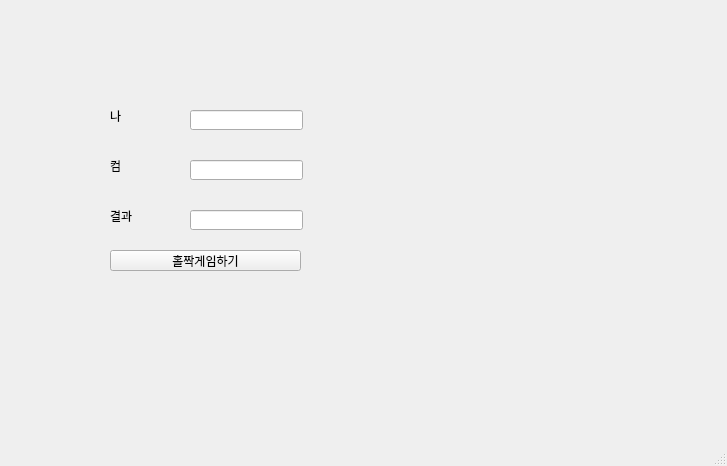
<?xml version="1.0" encoding="UTF-8"?>
<ui version="4.0">
 <class>MainWindow</class>
 <widget class="QMainWindow" name="MainWindow">
  <property name="geometry">
   <rect>
    <x>0</x>
    <y>0</y>
    <width>727</width>
    <height>466</height>
   </rect>
  </property>
  <property name="windowTitle">
   <string>MainWindow</string>
  </property>
  <widget class="QWidget" name="centralwidget">
   <widget class="QLabel" name="lblMine">
    <property name="geometry">
     <rect>
      <x>110</x>
      <y>110</y>
      <width>56</width>
      <height>12</height>
     </rect>
    </property>
    <property name="text">
     <string>나</string>
    </property>
   </widget>
   <widget class="QLabel" name="lblCom">
    <property name="geometry">
     <rect>
      <x>110</x>
      <y>160</y>
      <width>56</width>
      <height>12</height>
     </rect>
    </property>
    <property name="text">
     <string>컴</string>
    </property>
   </widget>
   <widget class="QLabel" name="lblResult">
    <property name="geometry">
     <rect>
      <x>110</x>
      <y>210</y>
      <width>56</width>
      <height>12</height>
     </rect>
    </property>
    <property name="text">
     <string>결과</string>
    </property>
   </widget>
   <widget class="QLineEdit" name="leMine">
    <property name="geometry">
     <rect>
      <x>190</x>
      <y>110</y>
      <width>113</width>
      <height>20</height>
     </rect>
    </property>
   </widget>
   <widget class="QLineEdit" name="leCom">
    <property name="geometry">
     <rect>
      <x>190</x>
      <y>160</y>
      <width>113</width>
      <height>20</height>
     </rect>
    </property>
   </widget>
   <widget class="QLineEdit" name="leResult">
    <property name="geometry">
     <rect>
      <x>190</x>
      <y>210</y>
      <width>113</width>
      <height>20</height>
     </rect>
    </property>
   </widget>
   <widget class="QPushButton" name="pb">
    <property name="geometry">
     <rect>
      <x>110</x>
      <y>250</y>
      <width>191</width>
      <height>21</height>
     </rect>
    </property>
    <property name="text">
     <string>홀짝게임하기</string>
    </property>
   </widget>
  </widget>
  <widget class="QMenuBar" name="menubar">
   <property name="geometry">
    <rect>
     <x>0</x>
     <y>0</y>
     <width>727</width>
     <height>21</height>
    </rect>
   </property>
  </widget>
  <widget class="QStatusBar" name="statusbar"/>
 </widget>
 <resources/>
 <connections/>
</ui>
